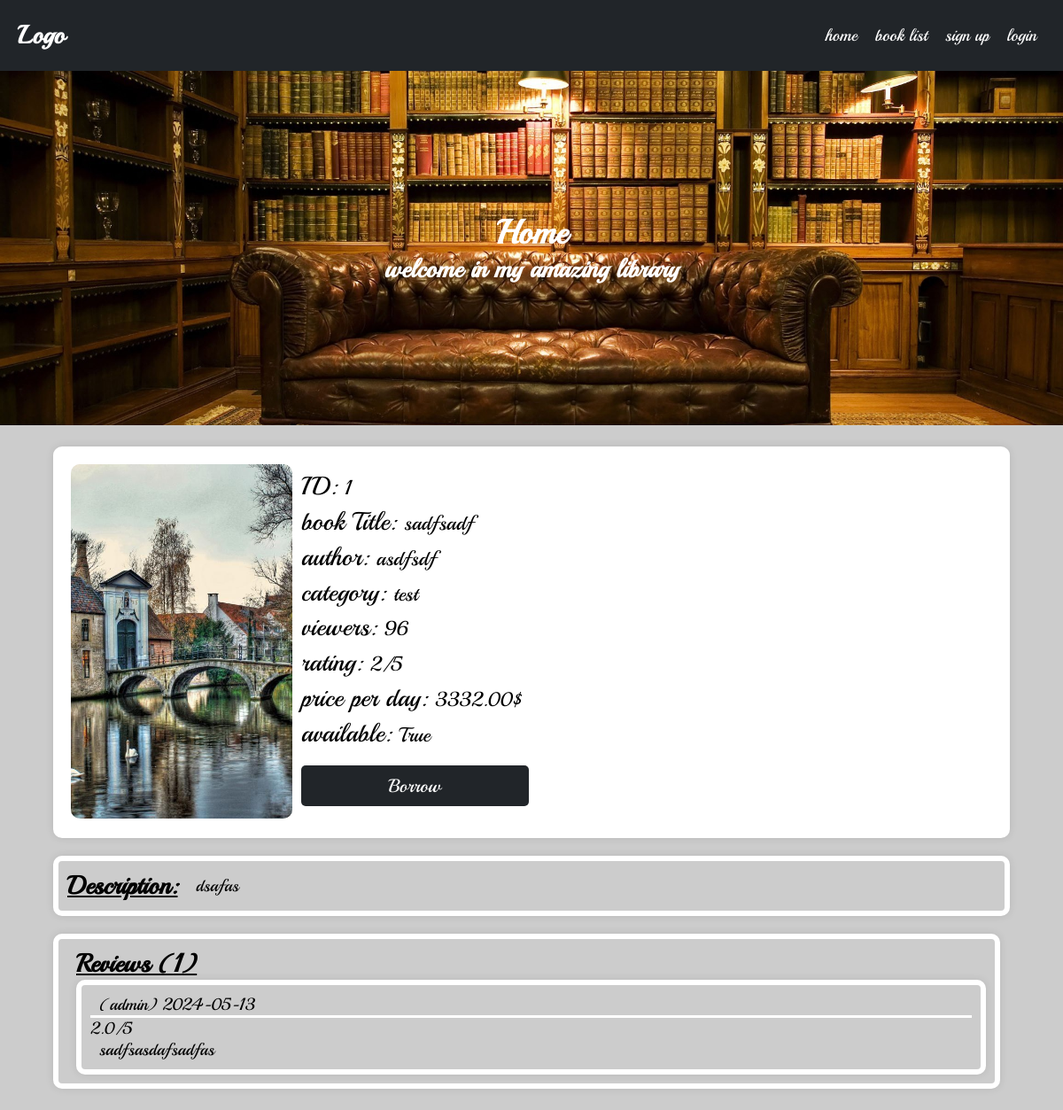
Screenshot of /books/sadfsadf/ with the database file from the repository.
### books/models.py (models this page shows, shortened)
class Book(BasicModel):
    uploaded_by = models.ForeignKey(User, on_delete=models.CASCADE, related_name='books')
    category = models.ForeignKey(Category, on_delete=models.CASCADE, related_name='books')
    viewers = models.ManyToManyField(User, through=Viewers, related_name='viewed_books')
    title = models.CharField(max_length=100)
    author = models.CharField(max_length=100)
    price = models.DecimalField(max_digits=10, decimal_places=2)
    description = models.TextField()
    borrower = models.ForeignKey(User, on_delete=models.SET_NULL, related_name='borrowed_books', null=True, blank=True)
    objects = BookManager()
    @property
    def is_borrowed(self):
        return self.borrower is not None
    @property
    def rating(self):
        return self.ratings.aggregate(avg_rating=Avg('rating'))['avg_rating'] or '~'
    @property
    def views(self):
        return self.user_viewers.aggregate(total_views=Sum('count'))['total_views'] or 0
    class Meta:
        verbose_name = 'Book'
        verbose_name_plural = 'Books'

class BookImage(BasicModel):
    image = models.ImageField(upload_to=book_cover_path, null=True, blank=True)
    book = models.OneToOneField(Book, on_delete=models.CASCADE, related_name='image', null=True, blank=True)
    class Meta:
        verbose_name = 'Book Image'
        verbose_name_plural = 'Book Images'
    @property
    def url(self):
        return self.image.url

### categories/models.py (models this page shows, shortened)
class Category(BasicModel):
    title = models.CharField(max_length=100)
    user = models.ForeignKey(User, on_delete=models.SET_NULL, related_name='categories',null=True, blank=True)
    class Meta:
        verbose_name = 'Category'
        verbose_name_plural = 'Categories'
    def __str__(self):
        return self.title

### ratings/models.py (models this page shows, shortened)
class Rating(BasicModel):
    user = models.ForeignKey(User, on_delete=models.CASCADE, related_name='ratings')
    book = models.ForeignKey('books.Book', on_delete=models.CASCADE, related_name='ratings')
    rating = models.DecimalField(max_digits=3, decimal_places=1)
    review = models.TextField(blank=True, null=True)
    active = models.BooleanField(default=True)
    objects = RatingManager()
    class Meta:
        verbose_name = 'rating'
        verbose_name_plural = 'ratings'

### books/views.py (the view)
# urls.py: path('<slug:slug>/', views.BookDetailView.as_view(), name='book_details'),
class BookDetailView(DetailView):
    model = Book
    def get_queryset(self):
        if self.request.user.is_authenticated:
            Book.objects.active().get(slug=self.kwargs['slug']).increase_views(self.request.user)
        return Book.objects.active().filter(slug=self.kwargs['slug'])

### books/models.py (called while the page is built)
    def get_queryset(self):
        return queryset(self.model, using=self._db)

    def active(self):
        return self.get_queryset().filter(active=True)

### books/templatetags/custom_filters.py (called while the page is built)
@register.filter(name='not')
def not_gate(value):
    return not value

### ratings/models.py (called while the page is built)
    def active(self):
        return self.filter(active=True)

    def get_queryset(self):
        return RatingQuerySet(self.model, using=self._db)

    def active(self):
        return self.get_queryset().active()

### templates/books/book_detail.html (shortened to what this page needs)
{% extends "base.html" %}
{% load static %}
{% load custom_filters %}
{% block style %}
<link rel="stylesheet" href="{% static 'assets/css/details.css' %}">
{% endblock %}
{% block content %}
<div class="container details-container">
    <div class="row">
        <div class="col-sm-6 col-md-3 ">
            <img class="w-100" id="bookImg" src="{{object.image.url}}" alt="">
        </div>
        <div class="col-9 text-data">
            <div>ID: <span id="bookID"> {{object.id}}</span></div>
            <br/>
            <div>book Title: <span id="bookTitle"> {{object.title}}</span></div>
            <br/>
            <div>author: <span id="bookAuthor"> {{object.author}}</span></div>
            <br/>
            <div>category: <span id="bookCategory"> {{object.category}}</span></div>
            <br/>
            <div>viewers: <span id="bookViewers">  {{object.views}}</span></div>
            <br/>
            <div>rating: <span id="bookRating">  {{object.rating}}{% if object.rating != '~' %}/5{% endif %} </span>
            </div>
            <br/>
            <div>price per day: <span id="bookPrice">  {{object.price}}$</span></div>
            <br/>
            <div class="row" style="display:flex;flex-direction: row;align-items: center">
                <div class="col-3">available: <span id="bookAvailable">  {{object.is_borrowed|not}}</span></div>
            </div>
            <br/>
            {% if object.is_borrowed %}
            {% if request.user.id == object.borrower.id %}
            <button class="btn-2 btn-dark" onclick="urlRedirect('{% url 'return_book' object.slug %}')">Return</button>
            {% endif %}
            {% else %}
            <button class="btn-2 btn-dark" onclick="urlRedirect('{% url 'borrow_book' object.slug %}')">Borrow</button>
            {% endif %}
        </div>
    </div>
    <div class="row border-container">
        <h2>Description: </h2>
        <div id="bookDescription" style="word-break: break-word;">
            {{object.description}}
        </div>
    </div>
    <div class="row">
        <div class="col-12 border-container">
            <div class="row" style="justify-content: space-between">
                <div class="col-3">
                    <h2 style="text-decoration: underline">Reviews ({{object.ratings.count}}) </h2>
                </div>
            </div>
            {% if object.ratings.count > 0 %}
            <div id="bookReviews">
                {% for ratings in object.ratings.active %}
                {% if ratings.user != request.user %}
                <div class="review " {% if not forloop.last %} style="margin-bottom: 20px" {% endif %}>
                    <div class="border-container">
                        <div style="border-bottom: 3px solid white">
                            <span class="reviewer">({{ratings.user}})</span>
                            <span class="review-date">{{ratings.updated_at|date:"Y-m-d"}}</span>
                        </div>
                        <span class="review-content">{{ratings.rating}}/5</span>
                        <div class="review-content" style="word-break: break-word;">{{ratings.review}}</div>
                    </div>
                </div>
                {% endif %}
                {% endfor %}
            </div>
            {% else %}
            <div>No reviews yet</div>
            {% endif %}
        </div>
    </div>
</div>
    {% endblock %}

### static/assets/css/utilities.css (style rules this page uses)
:root { font-size: 19px; }
* { box-sizing: border-box; margin: 0; padding: 0; font-family: Playball, cursive; }
body { padding-top: 80px; background-color: #ccc; min-height: 100dvh; }
.container { width: 90%; display: flex; justify-content: center; align-items: center; flex-direction: column; gap: 20px; margin: 2% auto; }
.container .row { width: 100%; display: flex; justify-content: flex-start; align-items: center; flex-direction: row; row-gap: 20px; column-gap: 1%; flex-wrap: wrap; }
.container .row .col-3 { width: calc(8.3333333333% * 3 - 1%); }
.container .row .col-9 { width: calc(8.3333333333% * 9 - 1%); }
.container .row .col-12 { width: calc(8.3333333333% * 12 - 1%); }
@media screen and (min-width: 768px) { .container .row .col-sm-6 { width: calc(8.3333333333% * 6 - 1%); } }
@media screen and (min-width: 992px) { .container .row .col-md-3 { width: calc(8.3333333333% * 3 - 1%); } }
.w-100 { width: 100% !important; }
.btn-2 { width: calc(16.6666666667% * 2); padding: 10px; border: none; border-radius: 5px; margin-top: 5px; outline: none; cursor: pointer; font-size: 1.1rem; }
.btn-dark { background-color: #212529; color: white; }

### static/assets/css/details.css (style rules this page uses)
.details-container > .row:first-child { background-color: white; padding: 20px; border-radius: 10px; box-shadow: 0 0 10px rgba(0, 0, 0, 0.1); font-size: 1.5rem; line-height: 0.7; }
.details-container > .row:first-child > div > img { border-radius: 10px; height: 400px; object-fit: cover; box-shadow: 0 0 10px rgba(0, 0, 0, 0.1) inset; }
.details-container > .row:first-child span { font-size: 1.2rem; }
.border-container { border: 6px solid white; border-radius: 10px; box-shadow: 0 0 10px rgba(0, 0, 0, 0.1); padding: 10px; }
.border-container > h2 { text-decoration: underline; }
.border-container > div { padding-left: 10px; }

### rows the page displays
Book: image (picture), id "1", title "sadfsadf", author "asdfsdf", category "test", views "96", rating "2", price "3332.00", is_borrowed|not "True", description "dsafas", ratings.count "1"
Rating: user "admin", updated_at "2024-05-13", rating "2.0", review "sadfsasdafsadfas"
